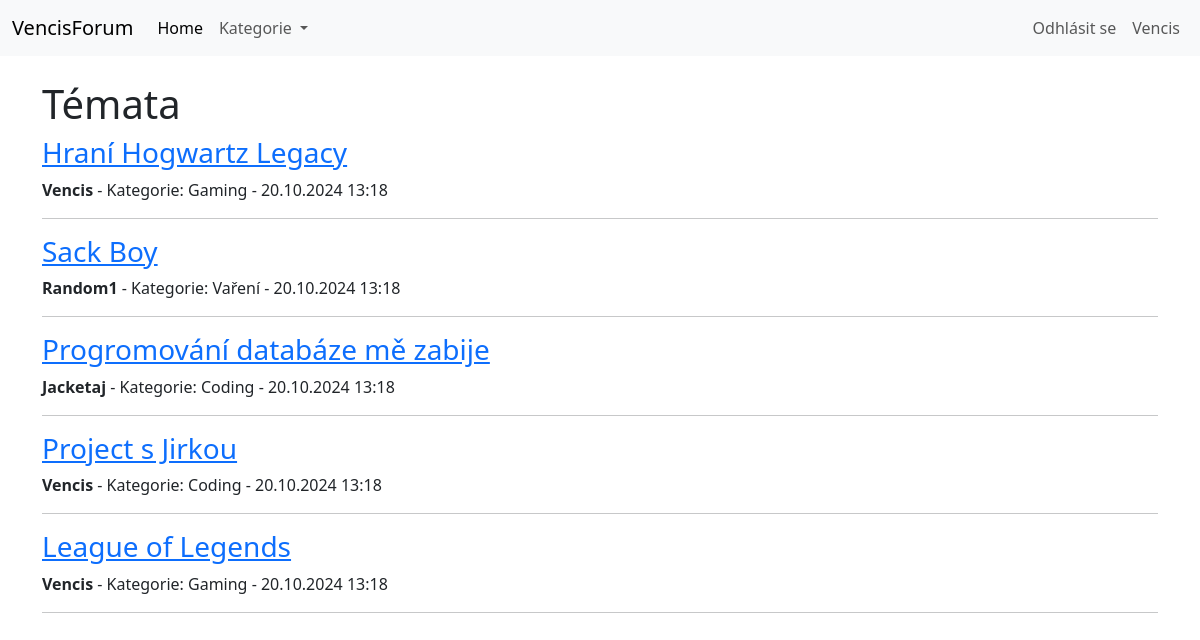
/index.php (signed in), run on the app's committed database.
### tables this page shows
CREATE TABLE `users` (
  `id` INT UNSIGNED AUTO_INCREMENT PRIMARY KEY,
  `role_id` INT UNSIGNED,
  `username` varchar(255),
  `password` varchar(255),
  `created_at` timestamp
);

CREATE TABLE `topics` (
    `id` INT UNSIGNED AUTO_INCREMENT PRIMARY KEY,
    `user_id` INT UNSIGNED,
    `category_id` INT UNSIGNED,
    `title` VARCHAR(255),
    `created_at` TIMESTAMP
);

CREATE TABLE `categories` (
    `id` iNT UNSIGNED AUTO_INCREMENT PRIMARY KEY,
    `name` VARCHAR(255),
    `created_at` TIMESTAMP
);

### index.php (the view, shortened to what this page needs)
<?php
include "db/db.php";
if (isset($_SESSION['user_id'])) {
  $userId = $_SESSION['user_id'];
  $sql_user = "SELECT username FROM users WHERE id = ?";
  $stmt_user = $db->prepare($sql_user);
  $stmt_user->execute([$userId]);
  $user = $stmt_user->fetch(PDO::FETCH_ASSOC);
  $username = $user ? $user['username'] : null;
}
$sql_topics = "SELECT t.*, c.name AS category_name, u.username
               FROM topics t
               JOIN categories c ON t.category_id = c.id
               JOIN users u ON t.user_id = u.id
               ORDER BY t.created_at DESC";
$stmt_topics = $db->prepare($sql_topics);
$stmt_topics->execute();
$topics = $stmt_topics->fetchAll(PDO::FETCH_ASSOC);
?>
<!DOCTYPE html>
<html lang="en">
<head>
    <link rel="stylesheet" href="https://cdnjs.cloudflare.com/ajax/libs/font-awesome/6.6.0/css/all.min.css" />
    <link href="https://cdn.jsdelivr.net/npm/bootstrap@5.3.3/dist/css/bootstrap.min.css" rel="stylesheet">
</head>
<body>
<nav class="navbar navbar-expand-lg bg-body-tertiary">
    <div class="container-fluid">
        <a class="navbar-brand" href="#">VencisForum</a>
        <div class="collapse navbar-collapse" id="navbarSupportedContent">
            <ul class="navbar-nav me-auto mb-2 mb-lg-0">
                <li class="nav-item">
                    <a class="nav-link active" aria-current="page" href="#">Home</a>
                </li>
                <li class="nav-item dropdown">
                    <a class="nav-link dropdown-toggle" href="#" role="button" data-bs-toggle="dropdown" aria-expanded="false">
                        Kategorie
                    </a>
                </li>
            </ul>
            <ul class="navbar-nav ms-auto mb-2 mb-lg-0">
                <?php if (isset($username)): ?>
                    <li class="nav-item">
                        <a class="nav-link" href="logout.php">
                            <i class="bi bi-box-arrow-right"></i> Odhlásit se
                        </a>
                    </li>
                    <li class="nav-item">
                        <a class="nav-link" href="profile.php">
                            <i class="bi bi-person-circle"></i> <?php echo htmlspecialchars($username); ?>
                        </a>
                    </li>
                <?php else: ?>
                    <li class="nav-item">
                        <a class="nav-link" href="login.php">Přihlásit se</a>
                    </li>
                <?php endif; ?>
            </ul>
        </div>
    </div>
</nav>
    <div class="container mt-4">
        <h1>Témata</h1>
        <?php if (!empty($topics)): ?>
            <div class="topics">
                <?php foreach ($topics as $topic): ?>
                    <div class="topic">
                        <h3><a href="topics.php?id=<?php echo $topic['id']; ?>"><?php echo htmlspecialchars($topic['title']); ?></a></h3>
                        <p><strong><?php echo htmlspecialchars($topic['username']); ?></strong> - Kategorie: <?php echo htmlspecialchars($topic['category_name']); ?> - <?php echo date('d.m.Y H:i', strtotime($topic['created_at'])); ?></p>
                    </div>
                    <hr>
                <?php endforeach; ?>
            </div>
        <?php else: ?>
            <p>Žádná témata nebyla nalezena.</p>
        <?php endif; ?>
    </div>
</body>
</html>

### data on the page
users: username "Vencis"
topics: title "Hraní Hogwartz Legacy", user.username "Vencis", category.name "Gaming", created_at "20.10.2024 13:18"
topics: title "Sack Boy", user.username "Random1", category.name "Vaření", created_at "20.10.2024 13:18"
topics: title "Progromování databáze mě zabije", user.username "Jacketaj", category.name "Coding", created_at "20.10.2024 13:18"
topics: title "Project s Jirkou", user.username "Vencis", category.name "Coding", created_at "20.10.2024 13:18"
topics: title "League of Legends", user.username "Vencis", category.name "Gaming", created_at "20.10.2024 13:18"
